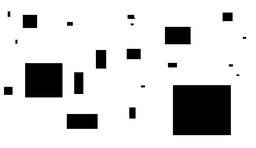
#> input picture imagens/quadrados.png, 256 x 148 px, shrunk from 897 x 518 before the run
$ python main.py
#> lines starting #> are read from the running program, lines starting #| are printed output that depends on the picture; after the words box and inside, x2 and y2 are one past the last pixel; in counts of white or black regions, pixels touching at a corner belong together
# abertura

import numpy as np
import cv2
import math

imagem = cv2.imread('../imagens/quadrados.png')
#> imagem is the input picture: shape (148, 256, 3); min 0, max 255, mean 213.4

matriz = np.array([
    0, 255, 0,
    255, 255, 255,
    0, 255, 0
])

tamanhoMatriz = int(math.sqrt(matriz.size))
iBorda = tamanhoMatriz // 2
borda = iBorda * 2

A, B, C = imagem.shape
#> A = 148; B = 256; C = 3

novaImagem = np.zeros((A + borda, B + borda), dtype=np.uint8)

for i in range(A + borda):
    for j in range(B + borda):
        if i < iBorda or i >= A + iBorda or j < iBorda or j >= B + iBorda:
            novaImagem[i][j] = 255
        else:
            novaImagem[i][j] = int(imagem[i - iBorda][j - iBorda].sum()) // 3
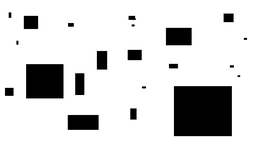
#> novaImagem: shape (150, 258); min 0, max 255, mean 214.3

for i in range(A + borda):
    for j in range(B + borda):
        if novaImagem[i][j] < 150:
            novaImagem[i][j] = 0
        else:
            novaImagem[i][j] = 255
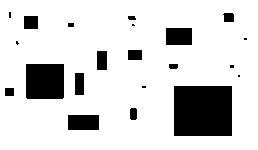
#> novaImagem: shape (150, 258); 83.9% white; 21 black regions (7 under 20 px), largest, box (x1, y1, x2, y2) and area: (174, 86, 232, 136) 2900, (26, 64, 64, 99) 1328, (68, 115, 99, 130) 465

imagemErosao = np.zeros((A + borda, B + borda), dtype=np.uint8)

for i in range(iBorda, A + iBorda):
    for j in range(iBorda, B + iBorda):
        somatorio = 0
        index = 0

        for y in range(-iBorda, iBorda + 1):
            for x in range(-iBorda, iBorda + 1):
                if matriz[index] == 255 and novaImagem[i + x][j + y] == 255:
                    somatorio += 255
                index += 1

        if somatorio == 5 * 255:
            imagemErosao[i][j] = 255
        else:
            imagemErosao[i][j] = 0
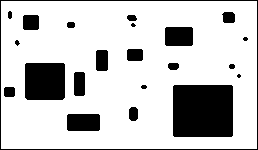
#> imagemErosao: shape (150, 258); 79.2% white; 22 black regions (4 under 20 px), largest, box (x1, y1, x2, y2) and area: (173, 85, 233, 137) 3116, (25, 63, 65, 100) 1472, (0, 0, 258, 150) 812

imagemFinal = np.zeros((A, B), dtype=np.uint8)

for i in range(iBorda, A + iBorda):
    for j in range(iBorda, B + iBorda):
        encontrou = False
        index = 0

        for y in range(-iBorda, iBorda + 1):
            for x in range(-iBorda, iBorda + 1):
                if matriz[index] == 255 and imagemErosao[i + x][j + y] == 255:
                    encontrou = True
                index += 1

        if encontrou:
            imagemFinal[i - iBorda][j - iBorda] = 255
        else:
            imagemFinal[i - iBorda][j - iBorda] = 0
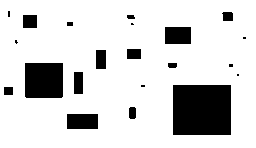
#> imagemFinal: shape (148, 256); 83.5% white; 21 black regions (7 under 20 px), largest, box (x1, y1, x2, y2) and area: (173, 85, 231, 135) 2900, (25, 63, 63, 98) 1328, (67, 114, 98, 129) 465

cv2.imshow("Imagem", novaImagem)
cv2.imshow("Abertura", imagemFinal)
cv2.waitKey(0)
cv2.destroyAllWindows()

$ run again, with imagens/esqueletizacao.png copied over imagens/quadrados.png
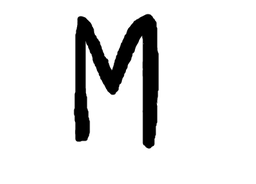
#> input picture imagens/esqueletizacao.png, 256 x 184 px, shrunk from 372 x 267 before the run
#> imagem is the input picture: shape (184, 256, 3); min 0, max 255, mean 227.5
#> after the loop `for i in range(A + borda):`:
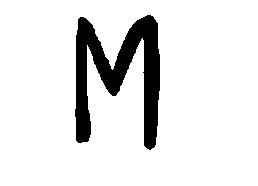
#> novaImagem: shape (186, 258); 89.3% white; 1 black region, box (x1, y1, x2, y2) and area: (75, 15, 160, 150) 5154
#> after the loop `for i in range(iBorda, A + iBorda):`:
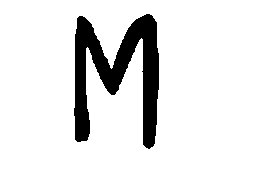
#> imagemFinal: shape (184, 256); 89% white; 1 black region, box (x1, y1, x2, y2) and area: (74, 14, 159, 149) 5161
